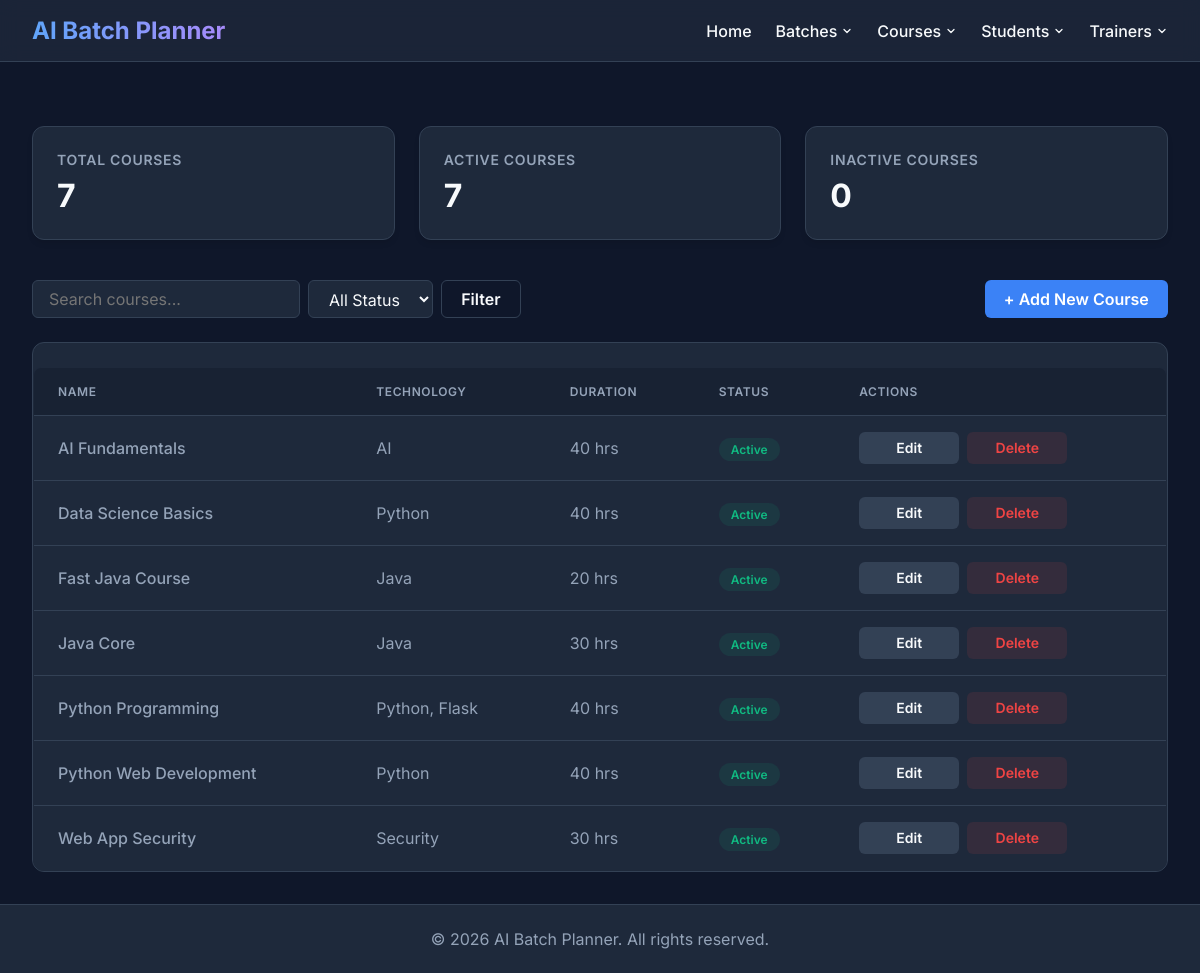
Page /courses/ on the committed database.
### tables this page shows
CREATE TABLE Course (
    id INTEGER PRIMARY KEY AUTOINCREMENT,

    course_name TEXT NOT NULL UNIQUE,

    technology_stack TEXT NOT NULL,

    duration_hours INTEGER NOT NULL
        CHECK(duration_hours > 0),

    description TEXT,

    status TEXT NOT NULL DEFAULT 'Active'
        CHECK(status IN ('Active', 'Inactive')),

    created_at DATETIME NOT NULL DEFAULT CURRENT_TIMESTAMP,

    updated_at DATETIME NOT NULL DEFAULT CURRENT_TIMESTAMP,

    created_by TEXT,

    updated_by TEXT
);

### routes/course_routes.py (the view)
@course_bp.route('/')
def list_courses():
    keyword = request.args.get('keyword', '').strip()
    status = request.args.get('status', '').strip()
    if keyword or status:
        courses = course_service.filter_courses(status=status, keyword=keyword)
    else:
        courses = course_service.get_all_courses()
    stats = course_service.get_statistics()
    return render_template('courses.html', courses=courses, stats=stats)

### models/course.py (called while the page is built)
    def get_connection(self):
        conn = sqlite3.connect(DB_PATH)
        conn.row_factory = sqlite3.Row
        return conn

    def get_all_courses(self):
        conn = self.get_connection()
        rows = conn.execute("SELECT * FROM Course ORDER BY course_name ASC").fetchall()
        conn.close()
        return [dict(r) for r in rows]

    def get_statistics(self):
        conn=self.get_connection()
        cur=conn.cursor()
        stats={
            "total_courses":cur.execute("SELECT COUNT(*) FROM Course").fetchone()[0],
            "active_courses":cur.execute("SELECT COUNT(*) FROM Course WHERE status='Active'").fetchone()[0],
            "inactive_courses":cur.execute("SELECT COUNT(*) FROM Course WHERE status='Inactive'").fetchone()[0],
            "average_duration":cur.execute("SELECT AVG(duration_hours) FROM Course").fetchone()[0]
        }
        conn.close()
        return stats

### services/course_service.py (called while the page is built)
    def get_all_courses(self):
        return self.course_model.get_all_courses()

    def get_statistics(self):
        return self.course_model.get_statistics()

### templates/courses.html (shortened to what this page needs)
{% extends 'base.html' %}
{% block content %}
<div class="stats-grid">
    <div class="stat-card">
        <div class="stat-title">Total Courses</div>
        <div class="stat-value">{{ stats.total_courses }}</div>
    </div>
    <div class="stat-card">
        <div class="stat-title">Active Courses</div>
        <div class="stat-value">{{ stats.active_courses }}</div>
    </div>
    <div class="stat-card">
        <div class="stat-title">Inactive Courses</div>
        <div class="stat-value">{{ stats.inactive_courses }}</div>
    </div>
</div>
<div class="toolbar">
    <form class="search-form" action="{{ url_for('course_bp.list_courses') }}" method="GET">
        <input type="text" name="keyword" class="input-control" placeholder="Search courses..."
            value="{{ request.args.get('keyword', '') }}">
        <select name="status" class="input-control">
            <option value="">All Status</option>
        </select>
        <button type="submit" class="btn btn-outline">Filter</button>
    </form>
    <a href="{{ url_for('course_bp.create_course') }}" class="btn btn-primary">+ Add New Course</a>
</div>
<div class="table-container">
    <table class="data-table" id="coursesTable">
        <thead>
            <tr>
                <th>Name</th>
                <th>Technology</th>
                <th>Duration</th>
                <th>Status</th>
                <th>Actions</th>
            </tr>
        </thead>
        <tbody>
            {% for course in courses %}
            <tr class="course-row" data-status="{{ course.status }}">
                <td style="font-weight: 500; white-space: nowrap;">{{ course.course_name }}</td>
                <td>{{ course.technology_stack }}</td>
                <td>{{ course.duration_hours }} hrs</td>
                <td>
                    <span
                        class="status-badge {% if course.status == 'Active' %}status-active{% else %}status-inactive{% endif %}">
                        {{ course.status }}
                    </span>
                </td>
                <td>
                    <div class="actions-group">
                        <a href="{{ url_for('course_bp.edit_course', course_id=course.id) }}"
                            class="btn btn-secondary">Edit</a>
                        <form action="{{ url_for('course_bp.delete_course', course_id=course.id) }}" method="POST"
                            class="delete-form">
                            <button type="submit" class="btn btn-danger">Delete</button>
                        </form>
                    </div>
                </td>
            </tr>
            {% else %}
            <tr>
                <td colspan="5" style="text-align: center; color: var(--text-muted); padding: 3rem;">
                    No courses found. Try adjusting your search filters.
                </td>
            </tr>
            {% endfor %}
        </tbody>
    </table>
</div>
{% endblock %}

### templates/base.html (style rules this page uses)
:root { --bg-color: #0f172a; --surface-color: #1e293b; --surface-hover: #334155; --primary: #3b82f6; --primary-hover: #2563eb; --text-main: #f8fafc; --text-muted: #94a3b8; --danger: #ef4444; --success: #10b981; --border: #334155; }
body { margin: 0; font-family: 'Inter', sans-serif; background-color: var(--bg-color); color: var(--text-main); display: flex; flex-direction: column; min-height: 100vh; }
form { display: flex; flex-direction: column; gap: 12px; max-width: 500px; }
input, select, textarea { padding: 10px 14px; background-color: var(--surface-color); border: 1px solid var(--border); border-radius: 8px; color: var(--text-main); font-size: 1rem; transition: border-color 0.2s; }
button { padding: 10px 15px; background-color: var(--primary); color: white; border: none; border-radius: 8px; cursor: pointer; font-size: 1rem; font-weight: 600; transition: background-color 0.2s; margin-top: 10px; }
.btn { display: inline-flex !important; align-items: center !important; justify-content: center !important; box-sizing: border-box !important; vertical-align: middle !important; margin: 0 !important; }
.search-form { display: flex !important; align-items: center !important; gap: 0.5rem !important; }
.search-form .input-control, .search-form select, .search-form input, .search-form button, .search-form .btn { margin: 0 !important; box-sizing: border-box !important; vertical-align: middle !important; }
table { width: 100%; border-collapse: collapse; margin-top: 1.5rem; background-color: var(--surface-color); border-radius: 8px; overflow: hidden; border: 1px solid var(--border); }
th, td { text-align: left; padding: 14px; border-bottom: 1px solid var(--border); }
th { background-color: rgba(30, 41, 59, 0.5); color: var(--text-main); font-weight: 600; }
td { color: var(--text-muted); }
tr:last-child td { border-bottom: none; }
a { color: var(--primary); text-decoration: none; font-weight: 500; transition: color 0.2s; }

### rows in the picture
Course: course_name "AI Fundamentals", technology_stack "AI", duration_hours "40", status "Active"
Course: course_name "Data Science Basics", technology_stack "Python", duration_hours "40", status "Active"
Course: course_name "Fast Java Course", technology_stack "Java", duration_hours "20", status "Active"
Course: course_name "Java Core", technology_stack "Java", duration_hours "30", status "Active"
Course: course_name "Python Programming", technology_stack "Python, Flask", duration_hours "40", status "Active"
Course: course_name "Python Web Development", technology_stack "Python", duration_hours "40", status "Active"
Course: course_name "Web App Security", technology_stack "Security", duration_hours "30", status "Active"

### other values in the picture
{{ stats.total_courses }} "7"
{{ stats.active_courses }} "7"
{{ stats.inactive_courses }} "0"
